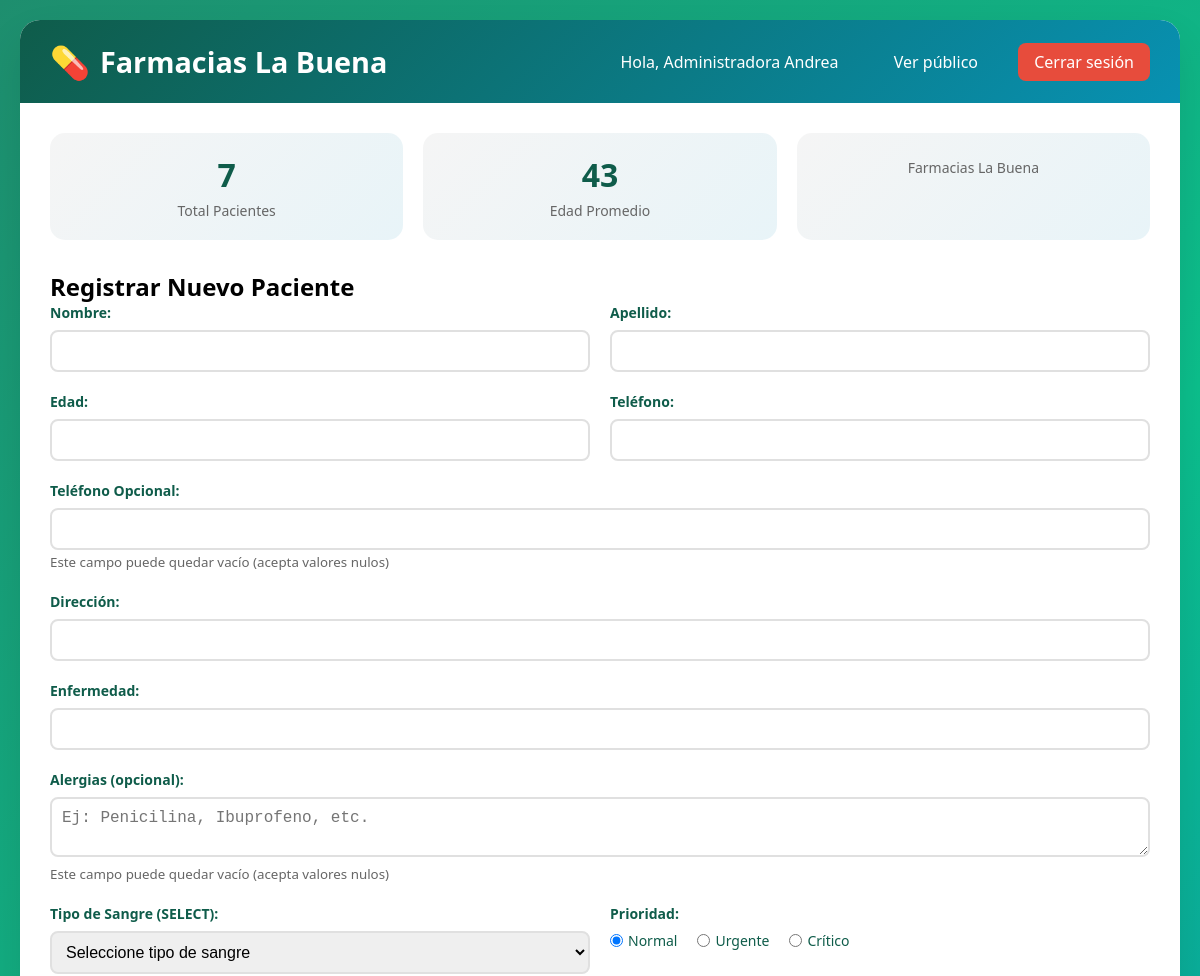
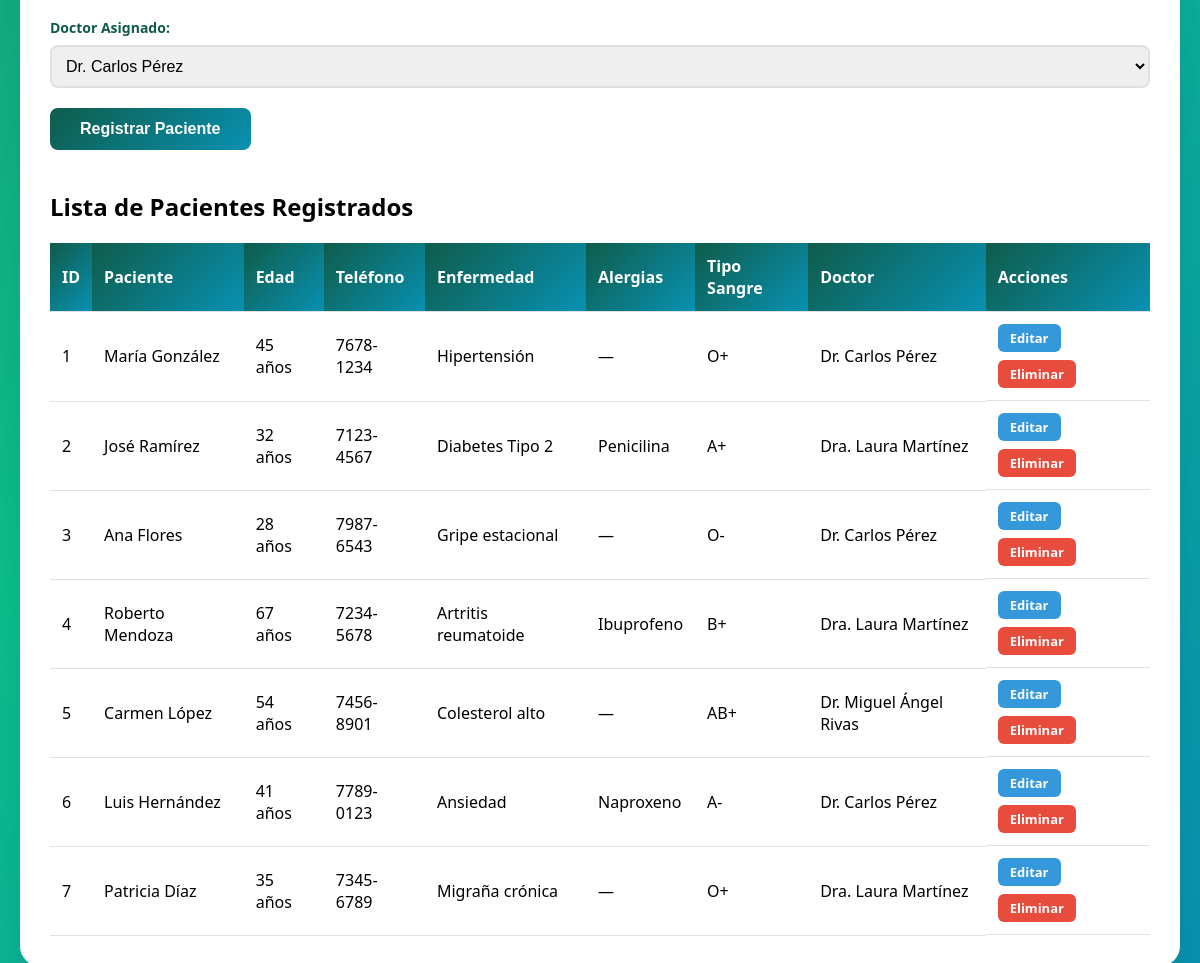
Page /dashboard.php (signed in) on the committed database (2 pictures, top to bottom).
### tables this page shows
CREATE TABLE `pacientes` (
  `id` int(11) NOT NULL,
  `nombre` varchar(100) NOT NULL,
  `apellido` varchar(100) NOT NULL,
  `edad` int(11) NOT NULL,
  `telefono` varchar(15) NOT NULL,
  `telefono_opcional` varchar(15) DEFAULT NULL,
  `direccion` varchar(200) NOT NULL,
  `enfermedad` varchar(100) NOT NULL,
  `alergias` text DEFAULT NULL,
  `tipo_sangre` varchar(5) NOT NULL,
  `fecha_consulta` timestamp NOT NULL DEFAULT current_timestamp(),
  `doctor_asignado` varchar(100) NOT NULL
);

### dashboard.php (the view, shortened to what this page needs)
<?php
include 'conexion.php';
$paciente_editar = null;
$pacientes = $conexion->query("SELECT * FROM pacientes ORDER BY fecha_consulta DESC");
$total_pacientes = $pacientes->num_rows;
$result_edad = $conexion->query("SELECT AVG(edad) as promedio FROM pacientes");
$edad_promedio = $result_edad ? $result_edad->fetch_assoc()['promedio'] : 0;
?>
<!DOCTYPE html>
<html lang="es">
<head>
    <link rel="stylesheet" href="style.css">
</head>
<body>
    <div class="container">
        <div class="header">
            <h1> Farmacias La Buena</h1>
            <div class="nav">
                <span style="margin-right: 15px;"> Hola, <?= htmlspecialchars($_SESSION['nombre']) ?></span>
                <a href="index.php">Ver público</a>
                <a href="logout.php" class="btn-logout"> Cerrar sesión</a>
            </div>
        </div>
        <div class="content">
            <div class="stats">
                <div class="stat-card">
                    <h3><?= $total_pacientes ?></h3>
                    <p>Total Pacientes</p>
                </div>
                <div class="stat-card">
                    <h3><?= round($edad_promedio) ?></h3>
                    <p>Edad Promedio</p>
                </div>
                <div class="stat-card">
                    <p>Farmacias La Buena</p>
                </div>
            </div>
            <h2><?= $paciente_editar ? ' Editar Paciente' : ' Registrar Nuevo Paciente' ?></h2>
            <form method="POST">
                <div class="form-row">
                    <div class="form-group">
                        <label>Nombre:</label>
                        <input type="text" name="nombre" value="<?= $paciente_editar ? htmlspecialchars($paciente_editar['nombre']) : '' ?>" required>
                    </div>
                    <div class="form-group">
                        <label>Apellido:</label>
                        <input type="text" name="apellido" value="<?= $paciente_editar ? htmlspecialchars($paciente_editar['apellido']) : '' ?>" required>
                    </div>
                </div>
                <div class="form-row">
                    <div class="form-group">
                        <label> Edad:</label>
                        <input type="number" name="edad" value="<?= $paciente_editar ? $paciente_editar['edad'] : '' ?>" required>
                    </div>
                    <div class="form-group">
                        <label> Teléfono:</label>
                        <input type="tel" name="telefono" value="<?= $paciente_editar ? $paciente_editar['telefono'] : '' ?>" required>
                    </div>
                </div>
                <div class="form-group">
                    <label>Teléfono Opcional:</label>
                    <input type="tel" name="telefono_opcional" value="<?= $paciente_editar ? htmlspecialchars($paciente_editar['telefono_opcional']) : '' ?>">
                    <small style="color: #666;">Este campo puede quedar vacío (acepta valores nulos)</small>
                </div>
                <div class="form-group">
                    <label> Dirección:</label>
                    <input type="text" name="direccion" value="<?= $paciente_editar ? htmlspecialchars($paciente_editar['direccion']) : '' ?>" required>
                </div>
                <div class="form-group">
                    <label>Enfermedad:</label>
                    <input type="text" name="enfermedad" value="<?= $paciente_editar ? htmlspecialchars($paciente_editar['enfermedad']) : '' ?>" required>
                </div>
                <div class="form-group">
                    <label> Alergias (opcional):</label>
                    <textarea name="alergias" rows="2" placeholder="Ej: Penicilina, Ibuprofeno, etc."><?= $paciente_editar ? htmlspecialchars($paciente_editar['alergias']) : '' ?></textarea>
                    <small style="color: #666;">Este campo puede quedar vacío (acepta valores nulos)</small>
                </div>
                <div class="form-row">
                    <div class="form-group">
                        <label> Tipo de Sangre (SELECT):</label>
                        <select name="tipo_sangre" required>
                            <option value="">Seleccione tipo de sangre</option>
                        </select>
                    </div>
                    <div class="form-group">
                        <label> Prioridad:</label>
                        <div class="radio-group">
                            <label><input type="radio" name="prioridad" value="normal" checked> Normal</label>
                            <label><input type="radio" name="prioridad" value="urgente"> Urgente</label>
                            <label><input type="radio" name="prioridad" value="critico"> Crítico</label>
                        </div>
                    </div>
                </div>
                <div class="form-group">
                    <label>Doctor Asignado:</label>
                    <select name="doctor_asignado" required>
                        <option value="Dr. Carlos Pérez" <?= $paciente_editar && $paciente_editar['doctor_asignado'] == 'Dr. Carlos Pérez' ? 'selected' : '' ?>>Dr. Carlos Pérez</option>
                    </select>
                </div>
                <button type="submit" class="btn"><?= $paciente_editar ? ' Actualizar Paciente' : ' Registrar Paciente' ?></button>
            </form>
            <h2 style="margin-top: 40px;"> Lista de Pacientes Registrados</h2>
            <div style="overflow-x: auto;">
                <table>
                    <thead>
                        <tr>
                            <th>ID</th>
                            <th>Paciente</th>
                            <th>Edad</th>
                            <th>Teléfono</th>
                            <th>Enfermedad</th>
                            <th>Alergias</th>
                            <th>Tipo Sangre</th>
                            <th>Doctor</th>
                            <th>Acciones</th>
                        </tr>
                    </thead>
                    <tbody>
                        <?php
                        $pacientes_lista = $conexion->query("SELECT * FROM pacientes ORDER BY fecha_consulta DESC");
                        if($pacientes_lista && $pacientes_lista->num_rows > 0):
                        while($p = $pacientes_lista->fetch_assoc()):
                        ?>
                        <tr>
                            <td data-label="ID"><?= $p['id'] ?></td>
                            <td data-label="Paciente"><?= htmlspecialchars($p['nombre'] . ' ' . $p['apellido']) ?></td>
                            <td data-label="Edad"><?= $p['edad'] ?> años</td>
                            <td data-label="Teléfono"><?= htmlspecialchars($p['telefono']) ?></td>
                            <td data-label="Enfermedad"><?= htmlspecialchars($p['enfermedad']) ?></td>
                            <td data-label="Alergias"><?= $p['alergias'] ? htmlspecialchars($p['alergias']) : '—' ?></td>
                            <td data-label="Tipo Sangre"><?= $p['tipo_sangre'] ?></td>
                            <td data-label="Doctor"><?= htmlspecialchars($p['doctor_asignado']) ?></td>
                            <td data-label="Acciones" class="acciones">
                                <a href="dashboard.php?editar=<?= $p['id'] ?>" class="btn-editar"> Editar</a>
                                <a href="dashboard.php?eliminar=<?= $p['id'] ?>" class="btn-eliminar" onclick="return confirm('¿Estás seguro de eliminar este paciente?')"> Eliminar</a>
                            </td>
                        </tr>
                        <?php
                        endwhile;
                        else:
                        ?>
                        <tr>
                            <td colspan="9" style="text-align: center;">No hay pacientes registrados</td>
                        </tr>
                        <?php endif; ?>
                    </tbody>
                </table>
            </div>
        </div>
    </div>
</body>
</html>

### style.css (style rules this page uses)
* { margin: 0; padding: 0; box-sizing: border-box; }
body { font-family: 'Segoe UI', Tahoma, Geneva, Verdana, sans-serif; background: linear-gradient(135deg, #1e8e6e 0%, #0cbf8c 50%, #0891b2 100%); min-height: 100vh; padding: 20px; }
.container { max-width: 1300px; margin: 0 auto; background: white; border-radius: 20px; box-shadow: 0 20px 40px rgba(0,0,0,0.1); overflow: hidden; }
.header { background: linear-gradient(135deg, #0f5c4a 0%, #0891b2 100%); color: white; padding: 20px 30px; display: flex; justify-content: space-between; align-items: center; }
.header h1 { font-size: 1.8rem; display: flex; align-items: center; gap: 10px; }
.header h1::before { content: "💊"; font-size: 2rem; }
.nav a { color: white; text-decoration: none; margin-left: 20px; padding: 8px 16px; border-radius: 8px; transition: all 0.3s; }
.btn-logout { background: #e74c3c; }
.content { padding: 30px; }
.form-group { margin-bottom: 20px; }
.form-group label { display: block; margin-bottom: 8px; font-weight: bold; color: #0f5c4a; font-size: 14px; }
.form-group input, .form-group select, .form-group textarea { width: 100%; padding: 10px; border: 2px solid #e0e0e0; border-radius: 8px; font-size: 16px; transition: border 0.3s; }
.form-row { display: grid; grid-template-columns: 1fr 1fr; gap: 20px; }
.radio-group, .checkbox-group { display: flex; gap: 20px; align-items: center; flex-wrap: wrap; }
.radio-group label, .checkbox-group label { display: flex; align-items: center; gap: 5px; font-weight: normal; cursor: pointer; }
.btn { background: linear-gradient(135deg, #0f5c4a 0%, #0891b2 100%); color: white; padding: 12px 30px; border: none; border-radius: 8px; cursor: pointer; font-size: 16px; font-weight: bold; transition: all 0.3s; }
table { width: 100%; border-collapse: collapse; margin-top: 20px; overflow-x: auto; display: block; }
table th, table td { padding: 12px; text-align: left; border-bottom: 1px solid #e0e0e0; }
table th { background: linear-gradient(135deg, #0f5c4a 0%, #0891b2 100%); color: white; font-weight: bold; }
.acciones { display: flex; gap: 8px; flex-wrap: wrap; }
.btn-editar, .btn-eliminar { padding: 5px 12px; border-radius: 6px; text-decoration: none; font-size: 13px; transition: all 0.3s; display: inline-block; font-weight: bold; }
.btn-editar { background: #3498db; color: white; }
.btn-eliminar { background: #e74c3c; color: white; }
.stats { display: grid; grid-template-columns: repeat(auto-fit, minmax(200px, 1fr)); gap: 20px; margin-bottom: 30px; }
.stat-card { background: linear-gradient(135deg, #f5f5f5 0%, #e8f4f8 100%); padding: 20px; border-radius: 15px; text-align: center; transition: transform 0.3s; }
.stat-card h3 { color: #0f5c4a; font-size: 2rem; margin-bottom: 5px; }
.stat-card p { color: #666; font-size: 14px; }

### rows in the picture
pacientes: id "1", nombre+apellido "María González", edad "45", telefono "7678-1234", enfermedad "Hipertensión", tipo_sangre "O+", doctor_asignado "Dr. Carlos Pérez"
pacientes: id "2", nombre+apellido "José Ramírez", edad "32", telefono "7123-4567", enfermedad "Diabetes Tipo 2", alergias "Penicilina", tipo_sangre "A+", doctor_asignado "Dra. Laura Martínez"
pacientes: id "3", nombre+apellido "Ana Flores", edad "28", telefono "7987-6543", enfermedad "Gripe estacional", tipo_sangre "O-", doctor_asignado "Dr. Carlos Pérez"
pacientes: id "4", nombre+apellido "Roberto Mendoza", edad "67", telefono "7234-5678", enfermedad "Artritis reumatoide", alergias "Ibuprofeno", tipo_sangre "B+", doctor_asignado "Dra. Laura Martínez"
pacientes: id "5", nombre+apellido "Carmen López", edad "54", telefono "7456-8901", enfermedad "Colesterol alto", tipo_sangre "AB+", doctor_asignado "Dr. Miguel Ángel Rivas"
pacientes: id "6", nombre+apellido "Luis Hernández", edad "41", telefono "7789-0123", enfermedad "Ansiedad", alergias "Naproxeno", tipo_sangre "A-", doctor_asignado "Dr. Carlos Pérez"
pacientes: id "7", nombre+apellido "Patricia Díaz", edad "35", telefono "7345-6789", enfermedad "Migraña crónica", tipo_sangre "O+", doctor_asignado "Dra. Laura Martínez"

### other values in the picture
$_SESSION['nombre'] "Administradora Andrea"
$total_pacientes "7"
$edad_promedio "43"
